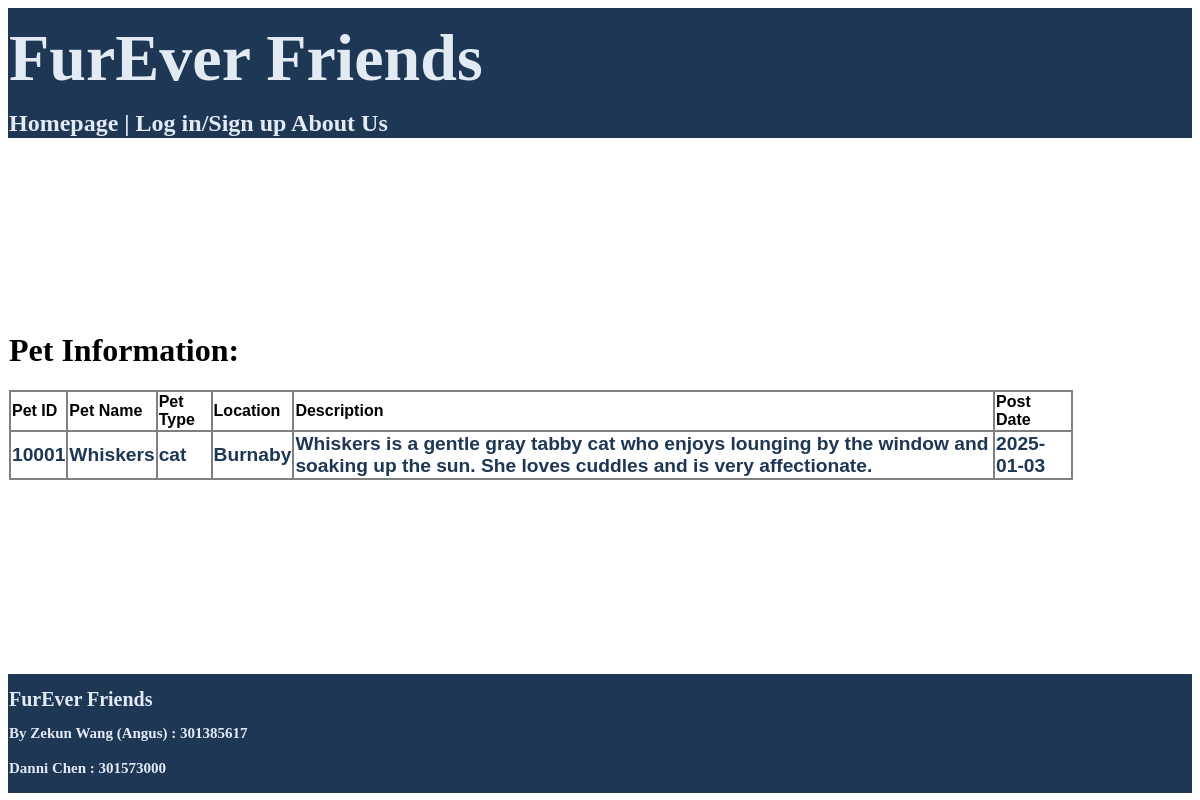
Page /public/pages/pet_information.php?edit=10001 on the committed database.
### tables this page shows
CREATE TABLE `pet` (
  `pet_id` int(5) NOT NULL,
  `pet_name` varchar(20) NOT NULL,
  `location` varchar(50) NOT NULL,
  `pet_type` varchar(20) NOT NULL,
  `post_date` date NOT NULL,
  `description` text NOT NULL
);

### public/pages/pet_information.php (the view, shortened to what this page needs)
<?php
require("../../private/functions/db_credentials.php");
$connection = mysqli_connect($dbhost, $dbuser, $dbpass, $dbname);
?>
<?php
require('../../private/shared/header.php');
echo "<h1>Pet Information: </h1>";
if(isset($_GET['edit'])){
    $id = $_GET['edit'];
}
$general_query = "SELECT * FROM pet WHERE pet_id = ".$id;
$select_result = mysqli_query($connection, $general_query);
if(mysqli_num_rows($select_result) != 0){
    echo"<table class='resultTable'><tr>";
        echo "<td class='tableGrid'><p class='tableHeader'>Pet ID</p></td>";
        echo "<td class='tableGrid'><p class='tableHeader'>Pet Name</p></td>";
        echo "<td class='tableGrid'><p class='tableHeader'>Pet Type</p></td>";
        echo "<td class='tableGrid'><p class='tableHeader'>Location</p></td>";
        echo "<td class='tableGrid'><p class='tableHeader'>Description</p></td>";
        echo "<td class='tableGrid'><p class='tableHeader'>Post Date</p></td>";
    echo "</tr><tr>";
    while($row = mysqli_fetch_assoc($select_result)){
        $pet_id = $row['pet_id'];
        echo "<td class='tableGrid'><a href='pet_information.php?edit=$pet_id' id='link1'>". $row['pet_id']. "</a></td>";
        echo "<td class='tableGrid'><a href='pet_information.php?edit=$pet_id' id='link1'>". $row['pet_name']. "</a></td>";
        echo "<td class='tableGrid'><a href='pet_information.php?edit=$pet_id' id='link1'>". $row['pet_type']. "</a></td>";
        echo "<td class='tableGrid'><a href='pet_information.php?edit=$pet_id' id='link1'>". $row['location']. "</a></td>";
        echo "<td class='tableGrid'><a href='pet_information.php?edit=$pet_id' id='link1'>". $row['description']. "</a></td>";
        echo "<td class='tableGrid'><a href='pet_information.php?edit=$pet_id' id='link1'>". $row['post_date']. "</a></td>";
        echo"</tr>";
    }
    echo"</table>";
}
else{
    echo"<tr>Result is empty!</tr>";
}
require('../../private/shared/footer.php');
?>

### private/shared/header.php (style rules this page uses)
a { color:#E2EAF4; text-decoration: none; }

### rows in the picture
pet: pet_id "10001", pet_name "Whiskers", pet_type "cat", location "Burnaby", description "Whiskers is a gentle gray tabby cat who enjoys lounging by the window and soaking up the sun. She loves cuddles and is very affectionate.", post_date "2025-01-03"
